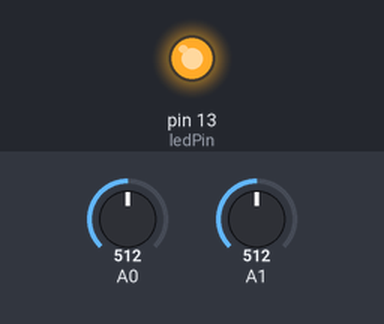
The sketch below on a simulated Arduino Uno, built with avr-gcc and run on an emulated ATmega328P. On the bench: output pins drawn as LEDs (lit = HIGH). The inputs (shaded band) are chosen by the test bench; at power-on: A0 = 512, A1 = 512. What the sketch prints to the serial monitor is not drawn.

Above: at 0.1 s.
At 15.1 s:
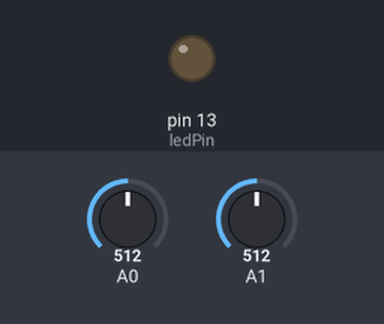
Timing chart, 0 to 16.6 s (numbered marks = the images above):
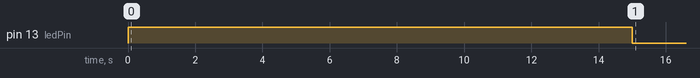

The sketch:

3d_opengl_shape_rotation_with_input_sensors.ino
```cpp
// (licence header left out)
// data type definition for a sensor (each sensor represents a dimension).
typedef struct sensorT {
  int sensorPin; // the pin number for the sensor.
  int sensorMin; // the minimum value of the sensor.
  int sensorMax; // the maximum value of the sensor.
  int sensorVal; // the current value of the sensor.
} sensorT;

// initialize the sensors and set default values.
sensorT sensors[] = {
  {0, 1023, 0, -1}, // sensor for the dimension X.
  {1, 1023, 0, -1}  // sensor for the dimension Y.
};

// calculate the number of the dimensions.
const int NUM_DIMS = (int) (sizeof (sensors) / sizeof (sensors[0]));

// the separator character between the angles.
char sepChar = ':';

// the formatted message which contains the angles.
String msgString;

// calibration status led.
const int ledPin = 13;

// calibration time in millis.
const int CAL_TIME = 15000;

// startup point entry (runs once).
void setup () {
  // set each input sensor as input (each dimension angle data source).
  for(int dim = 0; dim < NUM_DIMS; dim++)
    pinMode(sensors[dim].sensorPin, INPUT);

  // set led as output.
  pinMode(ledPin, OUTPUT);

  // start serial communication.
  Serial.begin(9600);

  // calibrate all sensors at once.
  calibrationPeriod();
}

// loop the main sketch.
void loop () {
  // reset the value of the message.
  msgString = "";

  // read sensors' values and send all angles to the serial line.
  for(int dim = 0; dim < NUM_DIMS; dim++) {
    // get a value from the current sensor.
    sensors[dim].sensorVal = analogRead(sensors[dim].sensorPin);

    // map the value from the sensor for rotation angle.
    sensors[dim].sensorVal = map(sensors[dim].sensorVal,
                                 sensors[dim].sensorMin,
                                 sensors[dim].sensorMax,
                                 0, 360);

    // place the angle in the string.
    msgString += sensors[dim].sensorVal;

    // place separator character between angle values.
    if (dim < NUM_DIMS-1)
      msgString += sepChar;
  }

  // send group of angles (formatted message) to the serial line.
  Serial.println(msgString);
}

// input sensors calibration process.
void calibrationPeriod () {
  // the value that a sensor sends.
  int sensorValue = -1;

  // signal the start of the calibration period.
  digitalWrite(ledPin, HIGH);

  // calibrate all sensors during some time.
  while (millis() < CAL_TIME) {
    for(int dim = 0; dim < NUM_DIMS; dim++) {
      // get a value from the current sensor.
      sensorValue = analogRead(sensors[dim].sensorPin);

      // record the maximum sensor value.
      if (sensorValue > sensors[dim].sensorMax) {
        sensors[dim].sensorMax = sensorValue;
      }

      // record the minimum sensor value.
      if (sensorValue < sensors[dim].sensorMin) {
        sensors[dim].sensorMin = sensorValue;
      }
    }
  }

  // signal the end of the calibration period.
  digitalWrite(ledPin, LOW);
}
```
